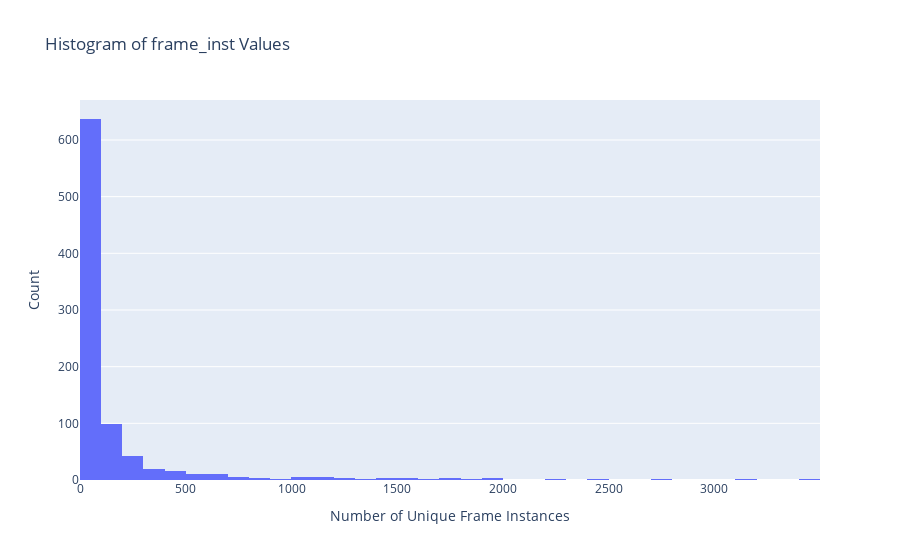

Write notebook code for a chart like this one.
### Code cell
import plotly.express as px

fig = px.histogram(type_frame[type_frame.frame_inst<5000], x='frame_inst', nbins=50, title='Histogram of frame_inst Values')
fig.update_layout(xaxis_title='Number of Unique Frame Instances', yaxis_title='Count')
fig.show()

### Figure 1 — Plotly figure (JSON) as saved in the notebook; plotly's stock layout.template omitted (floating-point values rounded to 4 significant figures; data arrays with more than 128 entries replaced by an {"elided": "..."} marker saying what was removed)
{"data": [{"alignmentgroup": "True", "bingroup": "x", "hovertemplate": "frame_inst=%{x}<br>count=%{y}<extra></extra>", "legendgroup": "", "marker": {"color": "#636efa", "pattern": {"shape": ""}}, "name": "", "nbinsx": 50, "offsetgroup": "", "orientation": "v", "showlegend": false, "type": "histogram", "x": {"elided": "881 int values"}, "xaxis": "x", "yaxis": "y"}], "layout": {"barmode": "relative", "legend": {"tracegroupgap": 0}, "title": {"text": "Histogram of frame_inst Values"}, "xaxis": {"anchor": "y", "domain": [0, 1], "title": {"text": "Number of Unique Frame Instances"}}, "yaxis": {"anchor": "x", "domain": [0, 1], "title": {"text": "Count"}}}}
